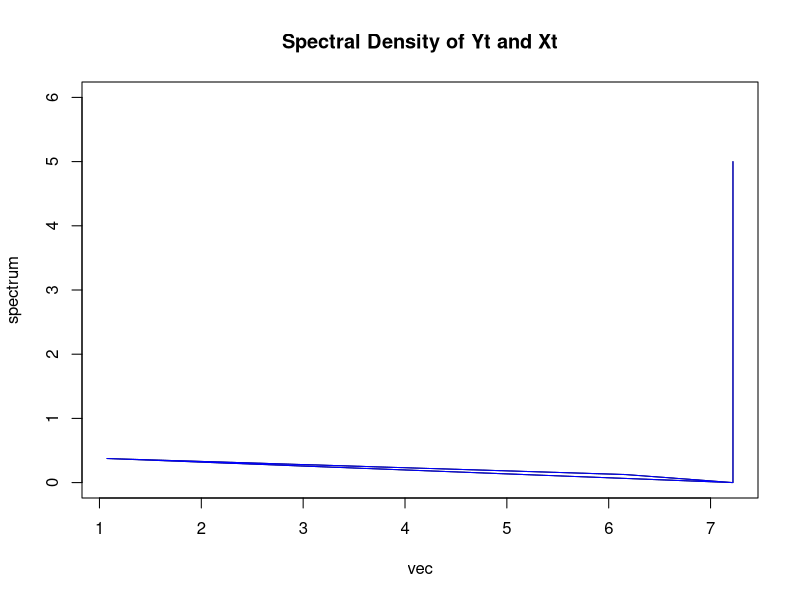

Recreate this plot in R.
## ---- chunk 1
knitr::opts_chunk$set(echo = TRUE)
## ---- chunk 2
library(tidyverse)
library(forecast)
## ---- chunk 3
 mu = 37
theta = 0.9
sigma2 = 2

specfunct = function(w) {
  return(sigma2 * (1 + ((theta)^2) + (2 * theta * (cos(2 * pi * w)))))
}
w = c(0, 0.125, 0.25, 0.375, 0,5)
for(i in c(1:4)) {
  cat("w = ", w[i], "value = ", specfunct(w[i]), "\n")
}

vec = specfunct(w)



plot(vec,w, type = "l", main = "Spectral Density of Yt and Xt",
ylab = "spectrum",ylim=c(0,6))
lines(vec, w, col = "blue")
## ---- chunk 4
ma1model = arima.sim(list(order = c(0,0,2), ma = c(0.7, 0.8)), n = 100, sd = sqrt(5.7))
mamodel = arima(ma1model, order = c(0, 0 , 2))
Box.test(mamodel$residuals, type = "Ljung-Box")
## ---- chunk 5
mu = 44.9
phi = 0.75
var = 4.9
x90 = 4.2

myar1model = function(x) {
  multi = phi * (x - mu)
  return(multi + mu)
}

x91 = myar1model(x90)
x92 = myar1model(x91)
x93 = myar1model(x92)

c(x91, x92, x93)
## ---- chunk 6
upper.x93 = x93 + ( 1.96 * (sqrt(var)))
lower.x93 = x93 - ( 1.96 * (sqrt(var)))
c(lower.x93, upper.x93)
## ---- chunk 7
arma11model = arima.sim(list(order = c(1,0,1),ar = c(0.758), ma = c(0.562)), n = 120, sd = sqrt(8.582))

arma21model = arima.sim(list(order = c(2,0,1),ar = c(0.681, 0.084), ma = c(0.605)), n = 120, sd = sqrt(8.551))

arma11 = arima(arma11model, order = c(1, 0 , 1))
arma21 = arima(arma21model, order = c(2, 0 , 1))

Box.test(arma11$residuals, type = "Ljung-Box")
Box.test(arma21$residuals, type = "Ljung-Box")
## ---- chunk 8
mybic = function (var, p) {
  varmult = 120 * (log(var))
  pmult = p * (log(120))
  return(varmult + pmult)
}
mybic(8.582, 3)
mybic(8.551, 4)
## ---- chunk 9
#fcast <- predict(arma11, n.ahead=3)
#fcast$pred
x119 = 58.8
x120 = 59.2
phi = 0.758
theta = 0.562
mu = 56.06
var = 8.582
e119 = -1.35
e120 = 1.82
myarmaforecast = function(x, ex) {
  armult = phi * (x - mu)
  mamult = theta * ex
  return(armult + mamult + mu)
}
x121 = myarmaforecast(x120, e120)
x122 = myarmaforecast(x121, e120)
x123 = myarmaforecast(x122, e120)
c(x121, x122, x123)

